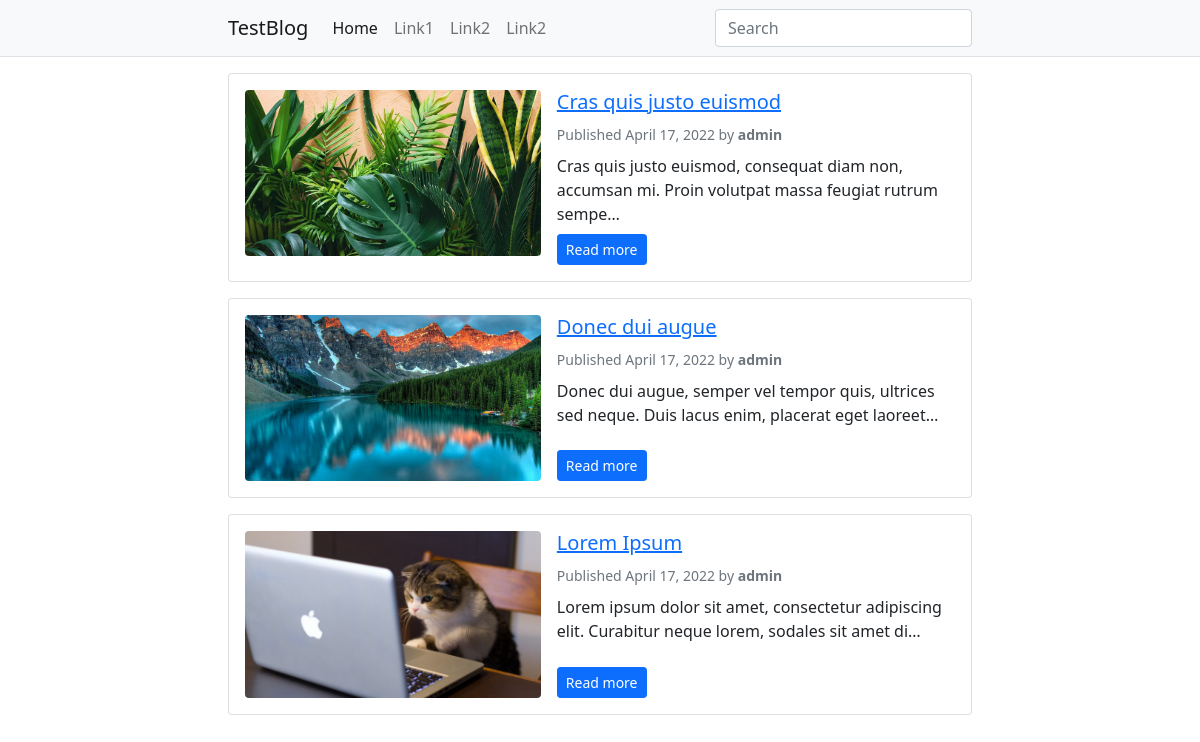
The page / on the database its author committed.
### post/models.py (models this page shows, shortened)
class Post(models.Model):
    STATUS_CHOICES = (('draft', 'Draft'), ('published', 'Published'),)
    title = models.CharField(max_length=250)
    slug = models.SlugField(max_length=250, unique_for_date='publish')
    author = models.ForeignKey(User,on_delete=models.CASCADE,related_name='blog_posts')
    body = RichTextUploadingField()
    image = models.ImageField(upload_to='featured_image/%Y/%m/%d/')
    publish = models.DateTimeField(default=timezone.now)
    created = models.DateTimeField(auto_now_add=True)
    updated = models.DateTimeField(auto_now=True)
    status = models.CharField(max_length=10,choices=STATUS_CHOICES,default='draft')
    class Meta:
        ordering = ('-publish',)
    objects = models.Manager() # The default manager.
    published = PublishedManager() # Custom manager.
    def get_absolute_url(self):
        return reverse('post:post_detail',args=[self.slug])

### post/views.py (the view)
# urls.py: path('', views.post_list, name="post_list"),
def post_list(request):
    posts = Post.published.all()
    paginator = Paginator(posts, 10) # 10 posts in each page
    page = request.GET.get('page')
    try:
        posts = paginator.page(page)
    except PageNotAnInteger:
        posts = paginator.page(1)
    except EmptyPage:
        posts = paginator.page(paginator.num_pages)
    return render(request,'post_list.html',{'posts':posts, page:'pages'})

### post/models.py (called while the page is built)
    def get_queryset(self):
        return super(PublishedManager,self).get_queryset().filter(status='published')

### templates/post_list.html (shortened to what this page needs)
{% extends 'base.html' %}
{% block content %}
{% for post in posts %}
<div class="card mb-3">
    <div class="card-body">
        <div class="row g-0">
            <div class="col-md-5">
                <div class="ratio ratio-16x9">
                    <img src="{{ post.image.url }}" class="rounded featured-image-list" alt="{{post.title}}">
                </div>
            </div>
            <div class="col-md-7 ps-md-3 pt-3 pt-md-0 d-flex flex-column">
                <h2 class="card-title h5">
                    <a href="{{ post.get_absolute_url }}">
                        {{ post.title }}
                    </a>
                </h2>
                <div class="text-muted">
                    <small>
                        Published {{ post.publish.date }} by <strong>{{ post.author }}</strong>
                    </small>
                </div>
                <p class="card-text mb-auto py-2">{{ post.body|safe|striptags|truncatechars:100 }}</p>
                <div>
                    <a href="{{ post.get_absolute_url }}" class="btn btn-primary btn-sm">Read more</a>
                </div>
            </div>
        </div>
    </div>
</div>
{% endfor %}
{% endblock content %}

### templates/base.html (shortened to what this page needs)
{% load static %}
<!DOCTYPE html>
<html lang="en">
<head>
    <link href="https://cdn.jsdelivr.net/npm/bootstrap@5.0.0-beta3/dist/css/bootstrap.min.css" rel="stylesheet">
    <link href="{% static "css/style.css" %}" rel="stylesheet">
</head>
<body>
  <nav class="navbar navbar-expand-lg navbar-light bg-light border-bottom">
    <div class="container">
      <a class="navbar-brand" href="/">TestBlog</a>
      <div class="collapse navbar-collapse" id="navbarSupportedContent">
        <ul class="navbar-nav me-auto mb-2 mb-lg-0">
          <li class="nav-item">
            <a class="nav-link active" aria-current="page" href="#">Home</a>
          </li>
          <li class="nav-item">
            <a class="nav-link" href="#">Link1</a>
          </li>
          <li class="nav-item">
            <a class="nav-link" href="#">Link2</a>
          </li>
          <li class="nav-item">
            <a class="nav-link" href="#">Link2</a>
          </li>
        </ul>
        <form class="d-flex">
          <input class="form-control mr-0" type="search" placeholder="Search" aria-label="Search">
        </form>
      </div>
    </div>
  </nav>
    <main class="container my-3">
        {% block content %}
        {% endblock content %}
    </main>
</body>
</html>

### static/css/style.css (style rules this page uses)
.container { max-width: 768px; width: 100%; }
.featured-image-list { object-fit: cover; }

### rows shown on the page
Post: image (picture), title "Cras quis justo euismod", publish "April 17, 2022", author "admin", body "Cras quis justo euismod, consequat diam non, accumsan mi. Proin volutpat massa feugiat rutrum sempe…"
Post: image (picture), title "Donec dui augue", publish "April 17, 2022", author "admin", body "Donec dui augue, semper vel tempor quis, ultrices sed neque. Duis lacus enim, placerat eget laoreet…"
Post: image (picture), title "Lorem Ipsum", publish "April 17, 2022", author "admin", body "Lorem ipsum dolor sit amet, consectetur adipiscing elit. Curabitur neque lorem, sodales sit amet di…"
